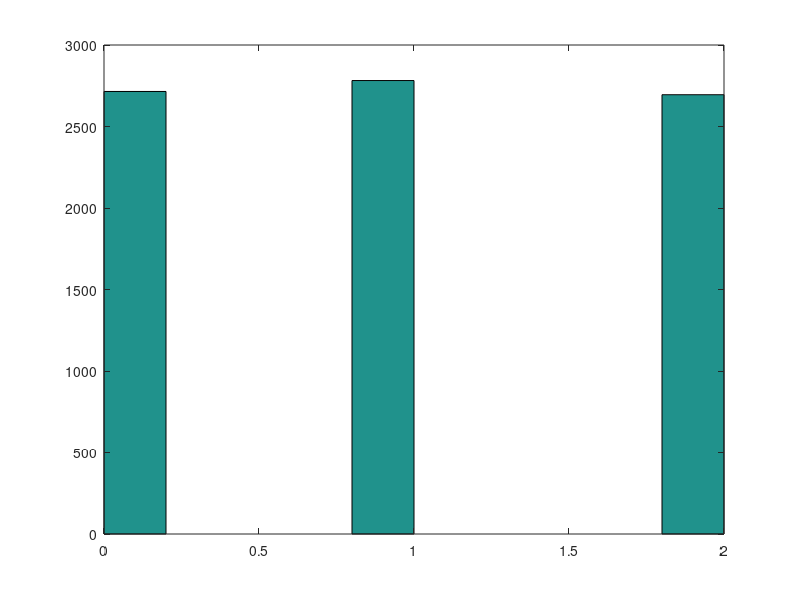

Reproduce this figure in MATLAB. (Note: this script raises an error after producing the figure.)
clc;clear;

lsfr = ones(1, 16);

len = 2^13;
a = zeros(1, len);
for i=1:len
    a(i) = mod(-sum(2*lsfr(1:2)) - sum(lsfr(4:5)), 3);
    lsfr(1:15) = lsfr(2:16);
    lsfr(16) = a(i);
end
hist(a)
b = a - 1;
autocorr(b, 100);